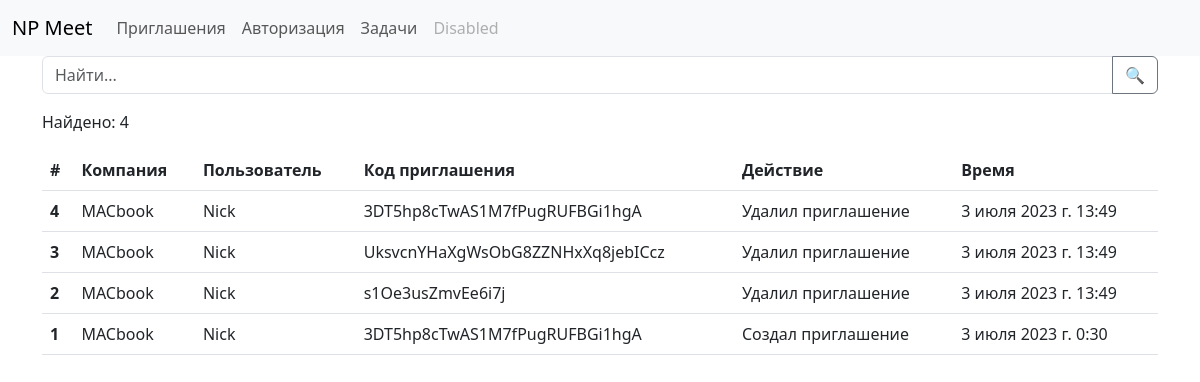
Before: /logs/invites/ (signed in) with the older database file.
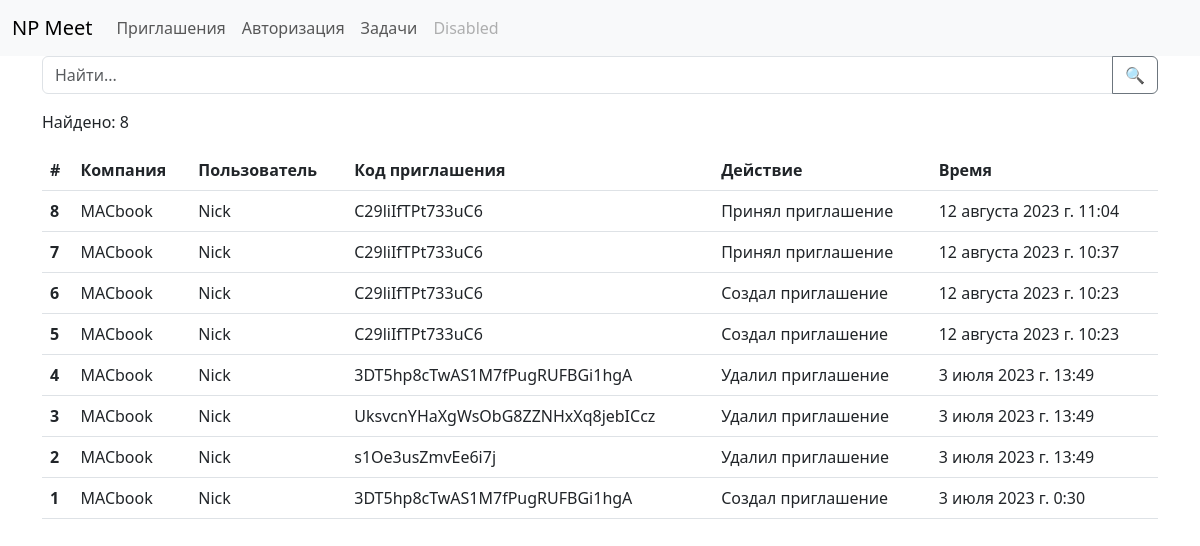
After: the same page with the newer database file.
### logs/models.py (models this page shows, shortened)
class LogsInvites(models.Model):
    company = models.ForeignKey(Corporations, on_delete=models.DO_NOTHING, verbose_name='компания')
    creator = models.ForeignKey(User, on_delete=models.DO_NOTHING, verbose_name='Пользователь')
    code = models.CharField(max_length=100, verbose_name='Код приглашения')
    do = models.TextField(verbose_name='Действие', max_length=300, default='')
    created_date = models.DateTimeField(verbose_name='Время', auto_now_add=True)
    class Meta:
        verbose_name =  'лог приглашения'
        verbose_name_plural = 'Логи приглашений'

### main/models.py (models this page shows)
class Corporations(models.Model):
    name = models.CharField('Название компании', max_length=100)
    logo = models.ImageField('Логотип компании', upload_to='main/corporation/logos')
    directors = models.ForeignKey('main.User', on_delete=models.CASCADE, null=True)
    def __str__(self) -> str:
        return str(self.name)

class User(AbstractUser):
    avatar = models.ImageField(upload_to='main/users/avatars', default='main/users/avatars/default.webp')
    birth_date = models.DateField(null=True, blank=True, verbose_name='Дата рождения')
    phone = models.CharField(max_length=20, null=True, blank=True, verbose_name='Номер телефона')
    position = models.ManyToManyField(CorpPositions, blank=True)
    corporation = models.ForeignKey(Corporations, on_delete=models.CASCADE, null=True, blank=True)
    reg_ip = models.GenericIPAddressField(verbose_name='IP при регистрации', blank=True, null=True)
    last_ip = models.GenericIPAddressField(verbose_name='IP последнего входа', blank=True, null=True)
    def __str__(self) -> str:
        return str(self.username)

### logs/views.py (the view)
# urls.py: path('invites/', views.invites_log_page, name='invites_log_page'),
@login_required
def invites_log_page(request):
    s_data = request.GET.get('q')
    page_number = request.GET.get('page')
    if not page_number: page_number = 1
    if s_data:
        logs = Paginator(LogsInvites.objects.filter(Q(company=request.user.corporation) & (
            Q(company__name=s_data) |
            Q(creator__username=s_data) |
            Q(code=s_data) |
            Q(do=s_data))).order_by('-created_date'), 40)
        return render(request, 'logs/invites_log_page.html', context={
            'logs': logs.get_page(page_number)
        })
    else:
        logs = Paginator(LogsInvites.objects.filter(company=request.user.corporation).order_by('-created_date'), 100)
        return render(request, 'logs/invites_log_page.html', context={
            'logs': logs.get_page(page_number)
        })

### logs/templates/logs/invites_log_page.html (shortened to what this page needs)
{% extends 'logs/base.html' %}
{% block content %}
    <table class="table">
        <thead>
          <tr>
            <th scope="col">#</th>
            <th scope="col">Компания</th>
            <th scope="col">Пользователь</th>
            <th scope="col">Код приглашения</th>
            <th scope="col">Действие</th>
            <th scope="col">Время</th>
          </tr>
        </thead>
        <tbody>
            {% for log in logs %}
            <tr>
                <th scope="row">{{log.id}}</th>
                <td>{{log.company}}</td>
                <td>{{log.creator}}</td>
                <td>{{log.code}}</td>
                <td>{{log.do}}</td>
                <td>{{log.created_date}}</td>
              </tr>
            {% endfor %}
        </tbody>
      </table>
{% endblock content %}

### logs/templates/logs/base.html (shortened to what this page needs)
{% load static %}
<!DOCTYPE html>
<html lang="ru">
<head>
    <link href="https://cdn.jsdelivr.net/npm/bootstrap@5.3.0/dist/css/bootstrap.min.css" rel="stylesheet">
</head>
<body>
    <nav class="navbar navbar-expand-lg bg-body-tertiary">
        <div class="container-fluid">
          <a class="navbar-brand" href="/">NP Meet</a>
          <div class="collapse navbar-collapse" id="navbarNav">
            <ul class="navbar-nav">
              <li class="nav-item">
                <a class="nav-link" href="{% url 'invites_log_page' %}">Приглашения</a>
              </li>
              <li class="nav-item">
                <a class="nav-link" href="{% url 'auth_log_page' %}">Авторизация</a>
              </li>
              <li class="nav-item">
                <a class="nav-link" href="{% url 'tasks_log_page' %}">Задачи</a>
              </li>
              <li class="nav-item">
                <a class="nav-link disabled">Disabled</a>
              </li>
            </ul>
          </div>
        </div>
      </nav>
      <div class="container">
        <form method="get" class="input-group mb-3">
            <input type="text" class="form-control" placeholder="Найти..." aria-label="Найти..." aria-describedby="button-addon2" name="q">
            <button class="btn btn-outline-secondary" type="submit" id="button-addon2">&#128269;</button>
        </form>
        {% block finded %}
          <p>Найдено: {{logs.paginator.count}}</p>
        {% endblock finded %}
        {% block content %}
        {% endblock content %}
      </div>
</body>
</html>

Changed rows visible on the page:
added LogsInvites: id "8", company "MACbook", creator "Nick", code "C29liIfTPt733uC6", do "Принял приглашение", created_date "12 августа 2023 г. 11:04"
added LogsInvites: id "7", company "MACbook", creator "Nick", code "C29liIfTPt733uC6", do "Принял приглашение", created_date "12 августа 2023 г. 10:37"
added LogsInvites: id "6", company "MACbook", creator "Nick", code "C29liIfTPt733uC6", do "Создал приглашение", created_date "12 августа 2023 г. 10:23"
added LogsInvites: id "5", company "MACbook", creator "Nick", code "C29liIfTPt733uC6", do "Создал приглашение", created_date "12 августа 2023 г. 10:23"
Other visible differences:
{{ logs.paginator.count }}: "4" → "8"
